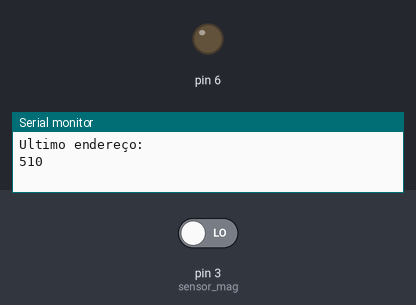
Simulated run of this sketch. Board: Arduino Uno, built with avr-gcc and run on an emulated ATmega328P. Shown: output pins drawn as LEDs (lit = HIGH), the last lines printed to the serial monitor. Inputs (shaded band) come from the test bench; at power-on: pin 3 (sensor_mag) LOW. Pins used as bus, display or sensor lines are not drawn.

Above: at 1.2 s.
1.3 s: pin 3 (sensor_mag) driven HIGH
At 2.0 s:
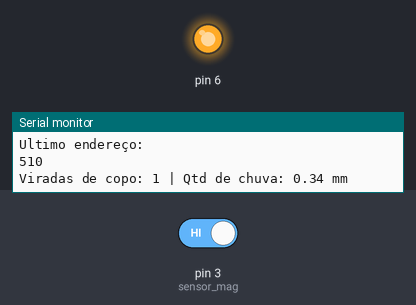
3.1 s: pin 3 (sensor_mag) driven LOW
Timing chart, 0 to 6.1 s (numbered marks = the images above; inputs shaded):
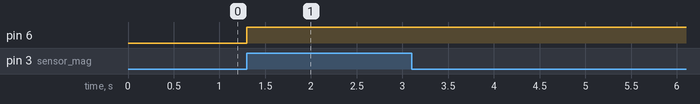

Measured:
- after the input at 1.3 s, pin 6: LOW → HIGH at once

The sketch:

coleta_dados.ino
```cpp
#include <EEPROM.h>

// Edite o período de coleta aqui
long periodo_segundos = 20;

// --------------------------------------------------------------------------------------------

// Declara variáveis
float m3_medido = 0;
float mm_chuva = 0;
int sensor_mag = 3;
int ler_sensor = 0;
int ler_sensor_anterior = 0;
int conta_virada_pote = 0;
float ml_por_virada = 2.7;
int ultimo_endereco = 0;

// Período de cada medição
int tempo_segundos = 0;

long tempsperiodo_segundos = 0;

// Converte a quantidade de viradas de copo para mm de chuva
void calc_chuva() {
  m3_medido = conta_virada_pote * ml_por_virada;
  mm_chuva = m3_medido * 127.39 / pow(10, 3);
  Serial.print("Viradas de copo: ");
  Serial.print(conta_virada_pote);
  Serial.print(" | Qtd de chuva: ");
  Serial.print(mm_chuva);
  Serial.println(" mm");
}

void setup() {
  Serial.begin(9600);
  pinMode(sensor_mag, INPUT);
  ler_sensor_anterior = digitalRead(sensor_mag);

  // Verifica qual é a ultima posição de memória em que dados foram salvos
  ultimo_endereco = int(EEPROM.read(511)) + int(EEPROM.read(512));
  Serial.println("Ultimo endereço: ");
  Serial.println(ultimo_endereco);
}

void loop() {
  // Faz a leitura do sensor
  ler_sensor = digitalRead(sensor_mag);


  if (ler_sensor != ler_sensor_anterior) {
    conta_virada_pote = conta_virada_pote + 1;

    // Ativa o buzzer
    pinMode(6, OUTPUT);
    digitalWrite(6, 82);
    delay(0.3 * 1000);
    noTone(6);

    ler_sensor_anterior = ler_sensor;
    calc_chuva();
  }

  // Salva na memória após um período de tempo em segundos
  if ((millis() - tempsperiodo_segundos) >= periodo_segundos * 1000) {
    // Reinicia marcação de tempo e salvo o valor medido na memória
    tempsperiodo_segundos = millis();
    Serial.println("Salvando na memória");
    EEPROM.write(ultimo_endereco, conta_virada_pote);
    ultimo_endereco = ultimo_endereco + 1;
    conta_virada_pote = 0;

    // Como cada posição só armazena até o valor de 255, verifica se precisa
    //   armazenar o dado na posição subsequente
    if (ultimo_endereco <= 255) {
      EEPROM.write(511, byte(ultimo_endereco));
    }
    if (ultimo_endereco > 255) {
      EEPROM.write(512, byte((ultimo_endereco - 255)));
    }
  }
}
```
